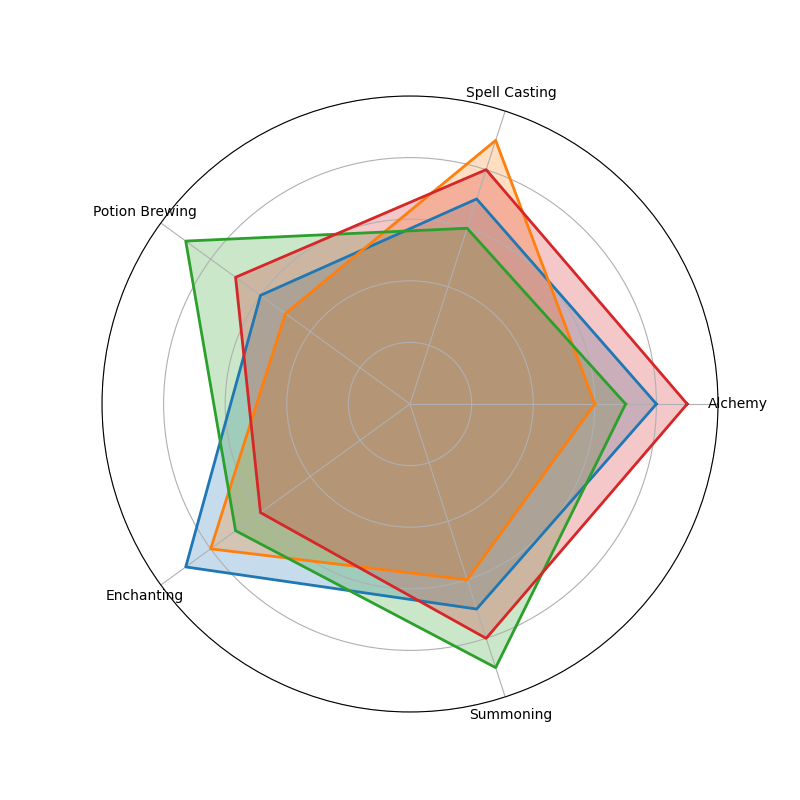

This chart was generated by the following Python code:
import matplotlib.pyplot as plt
import numpy as np

categories = ['Alchemy', 'Spell Casting', 'Potion Brewing', 'Enchanting', 'Summoning']
N = len(categories)

wizard_factions = {
    'Elemental Guild': [8, 7, 6, 9, 7],
    'Mystic Union': [6, 9, 5, 8, 6],
    'Arcane Brotherhood': [7, 6, 9, 7, 9],
    'Ethereal Domain': [9, 8, 7, 6, 8]
}

data = {name: np.array(values + [values[0]]) for name, values in wizard_factions.items()}

angles = np.linspace(0, 2 * np.pi, N, endpoint=False).tolist()
angles += angles[:1]

colors = ['#1f77b4', '#ff7f0e', '#2ca02c', '#d62728']

fig, ax = plt.subplots(figsize=(8, 8), subplot_kw=dict(polar=True))

for (name, values), color in zip(data.items(), colors):
    ax.fill(angles, values, color=color, alpha=0.25)
    ax.plot(angles, values, color=color, linewidth=2)

ax.set_xticks(angles[:-1])
ax.set_xticklabels(categories, fontsize=10)
ax.set_yticklabels([])
ax.set_ylim(0, 10)

plt.show()
